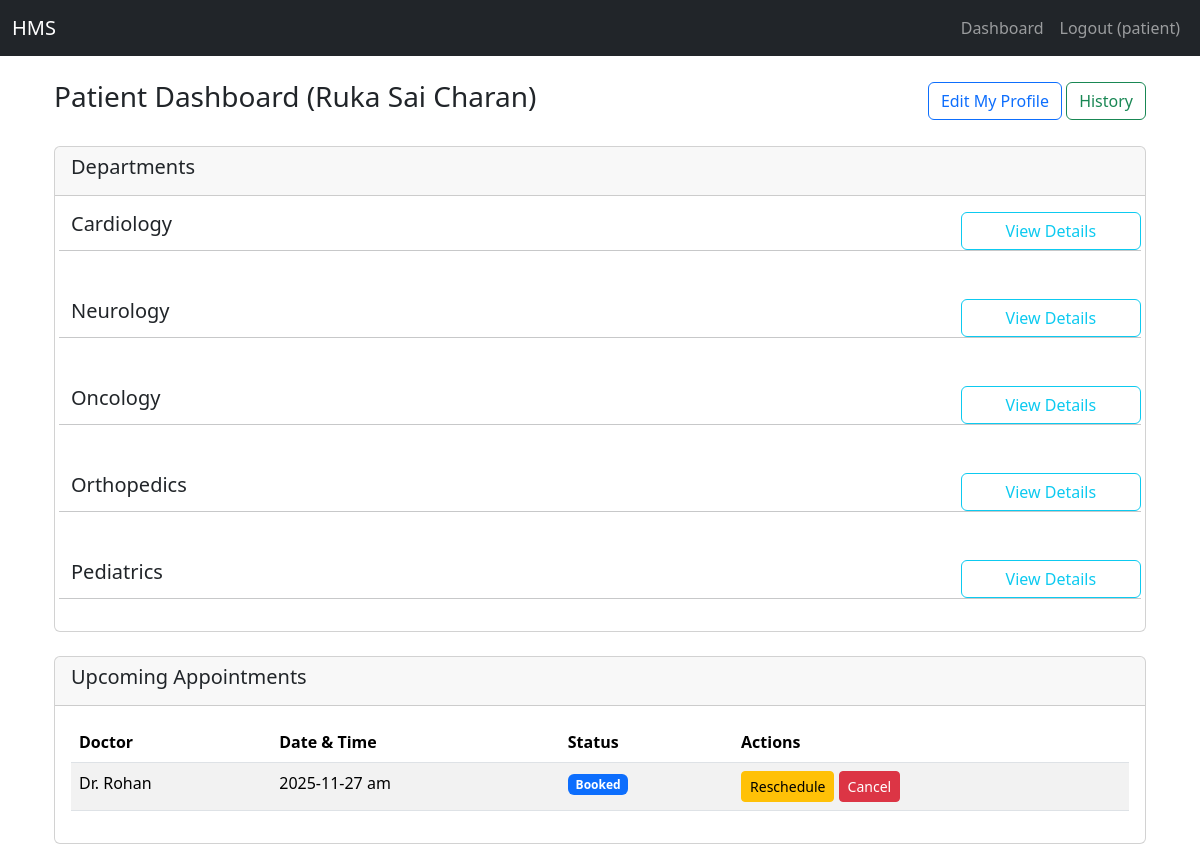
The page /patient/dashboard (signed in) on the database as committed earlier.
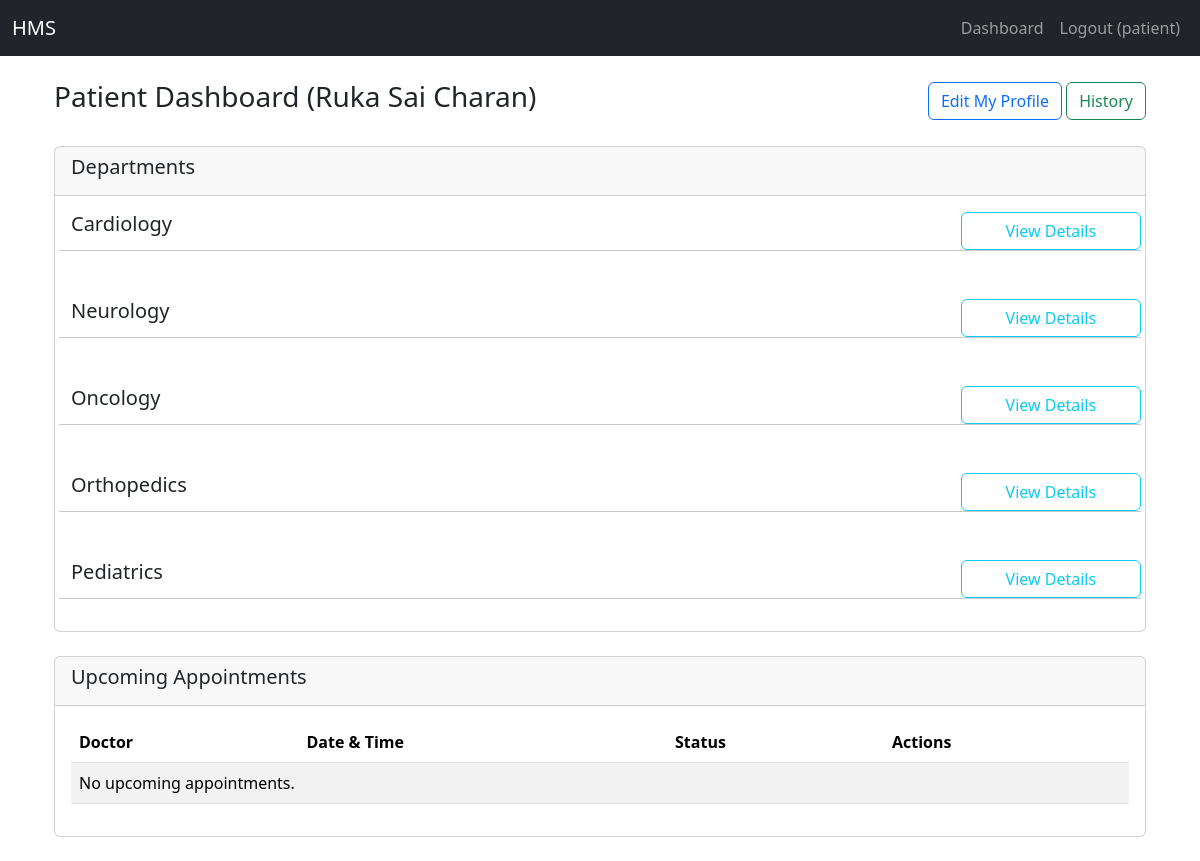
The same page on the database as committed later.
### models.py (models this page shows)
class Department(db.Model):
    id = db.Column(db.Integer, primary_key=True)
    name = db.Column(db.String(100), unique=True, nullable=False)
    details = db.Column(db.String(100), default="")

class Appointment(db.Model):
    id = db.Column(db.Integer, primary_key=True)
    patient_id = db.Column(db.Integer, db.ForeignKey('patient.id'), nullable=False)
    doctor_id = db.Column(db.Integer, db.ForeignKey('doctor.id'), nullable=False)
    appointment_date = db.Column(db.String(100), nullable=False)
    status = db.Column(db.String(50), default='Booked') # e.g., Booked, Completed, Cancelled

class Doctor(db.Model):
    id = db.Column(db.Integer, primary_key=True)
    user_id = db.Column(db.Integer, db.ForeignKey('user.id'), nullable=False)
    department_id = db.Column(db.Integer, db.ForeignKey('department.id'), nullable=False)
    name = db.Column(db.String(100), nullable=False)
    dob = db.Column(db.DateTime, nullable=False)
    experience = db.Column(db.Integer, nullable=False)
    specialization = db.Column(db.String(100), nullable=False)
    qualifications = db.Column(db.String(100), nullable=True)
    availability = db.Column(db.String(200), default='{}')

### app.py (the view)
@app.route('/patient/dashboard', methods=['GET', 'POST'])
def patient_dashboard():
    if 'user_id' not in session or session.get('role') != 'patient':
        flash('Please log in as a patient.')
        return redirect(url_for('login'))
    patient = Patient.query.filter_by(user_id=session['user_id']).first()
    departments = Department.query.all()
    upcoming_appts_query = db.session.query(Appointment, Doctor).join(
        Doctor, Appointment.doctor_id == Doctor.id
    ).filter(
        Appointment.patient_id == patient.id,
        Appointment.status == 'Booked'
    ).all()
    past_appts_query = db.session.query(Appointment, Doctor).join(
        Doctor, Appointment.doctor_id == Doctor.id
    ).filter(
        Appointment.patient_id == patient.id,
        or_(Appointment.status == 'Completed', Appointment.status == 'Cancelled')
    ).all()
    past_app_data = []
    for appt, doctor in past_appts_query:
        treatment = None
        if appt.status == 'Completed':
            treatment = Treatment.query.filter_by(appointment_id=appt.id).first()
        past_app_data.append({
            'appointment': appt,
            'doctor_name': doctor.name,
            'treatment': treatment
        })
    return render_template(
        'patient_dashboard.html',
        patient=patient,
        departments=departments,
        upcoming_appts=upcoming_appts_query, # These are (Appointment, Doctor) tuples
        past_app_data=past_app_data # This is our custom list of dicts
    )

### templates/patient_dashboard.html
{% extends "base.html" %}
{% block content %}
<div class="container-fluid">
    <div class="d-flex justify-content-between align-items-center mb-4">
        <h3>Patient Dashboard ({{ patient.name }})</h1>
        <div>
            <a href="{{ url_for('patient_profile') }}" class="btn btn-outline-primary">
                Edit My Profile
            </a>
            <a href="{{ url_for('patient_history', patient_id=patient.id) }}" class="btn btn-outline-success">
                History
            </a>
        </div>
    </div>
    <div class="card mb-4">
        <div class="card-header">
            <h5>Departments</h5>
        </div>
        {% for dept in departments %}
        <div class="card-body">
            <div class="row">
                <h5 class="col-10">{{dept.name | capitalize }}</h5>
                <a href="{{url_for('department_details', department_name=dept.name)}}" class="btn btn-outline-info col-2">View Details</a>
                <hr/>
            </div>
        </div>
        {% endfor %}
    </div>
    <div class="card mb-4">
        <div class="card-header">
            <h5>Upcoming Appointments</h5>
        </div>
        <div class="card-body">
            <table class="table table-striped">
                <thead>
                    <tr>
                        <th>Doctor</th>
                        <th>Date & Time</th>
                        <th>Status</th>
                        <th>Actions</th>
                    </tr>
                </thead>
                <tbody>
                    {% for appt, doctor in upcoming_appts %}
                    <tr>
                        <td>Dr. {{ doctor.name }}</td>
                        <td>{{ appt.appointment_date }}</td>
                        <td><span class="badge bg-primary">{{ appt.status }}</span></td>
                        <td>
                            <a href="{{ url_for('patient_reschedule_appointment', app_id=appt.id) }}" class="btn btn-warning btn-sm">
                                Reschedule
                            </a>
                            <a href="{{ url_for('patient_cancel_appointment', app_id=appt.id) }}"
                               class="btn btn-danger btn-sm"
                               onclick="return confirm('Are you sure you want to cancel this appointment?')">
                                Cancel
                            </a>
                        </td>
                    </tr>
                    {% endfor %}
                    {% if not upcoming_appts %}
                    <tr>
                        <td colspan="4">No upcoming appointments.</td>
                    </tr>
                    {% endif %}
                </tbody>
            </table>
        </div>
    </div>
</div>
{% endblock %}

Rows that differ between the two databases and show on the page:
no longer on this page (row edited): Appointment: name "Rohan", appointment_date "2025-11-27 am", status "Booked"
Other text that changed with them:
text now shown: "No upcoming appointments."
